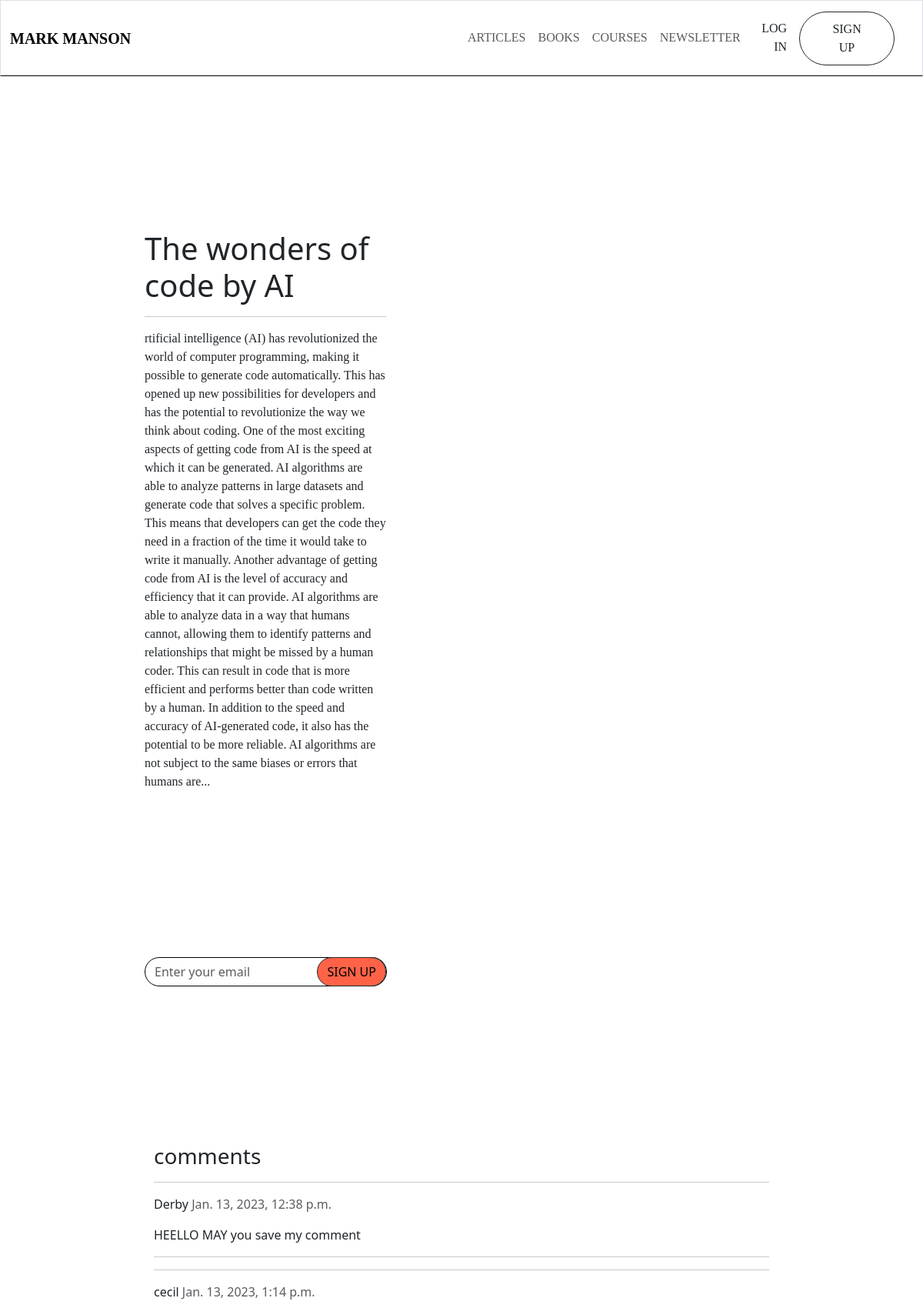
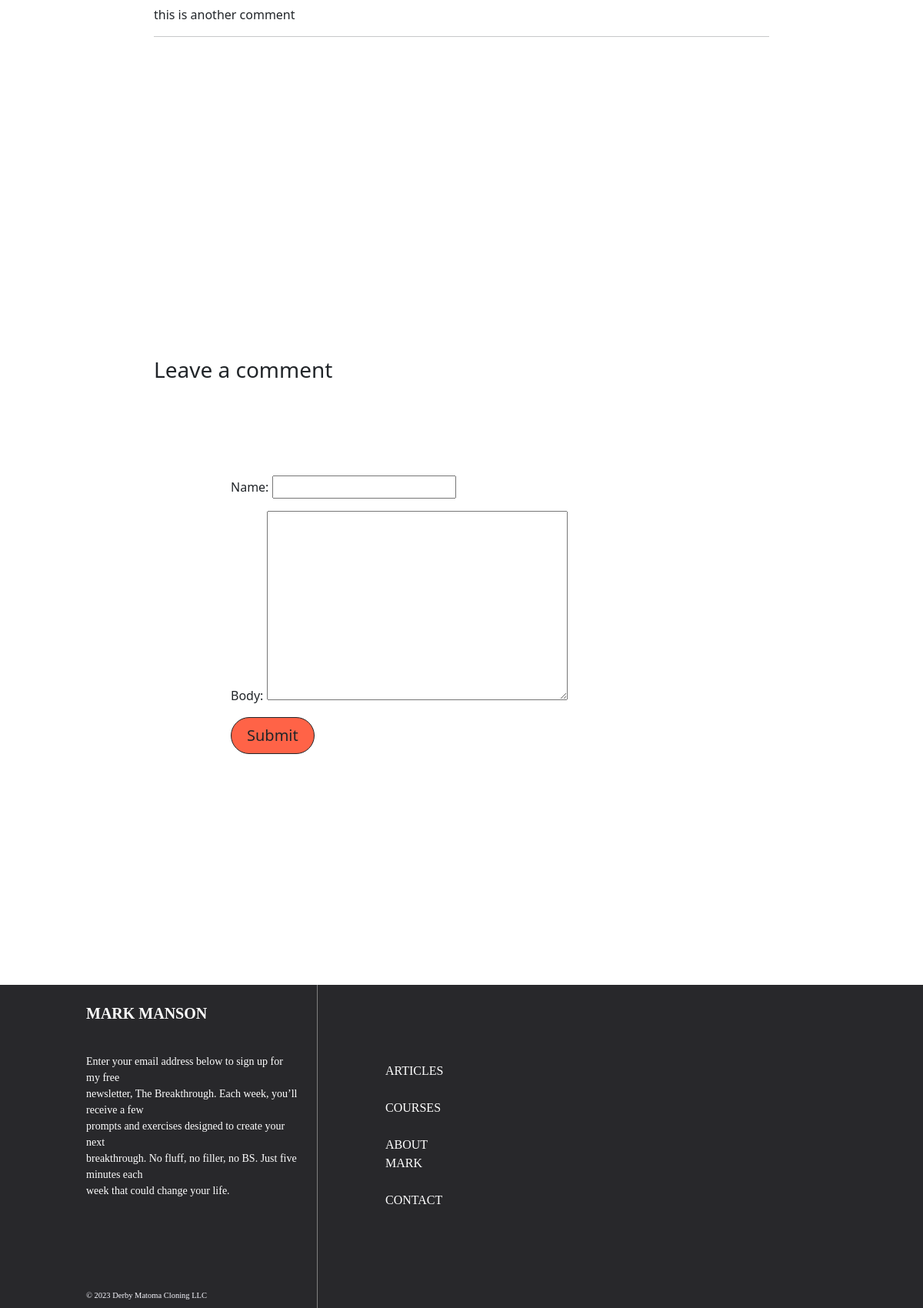
Screenshot of /blog/details/1 (upper part) with the database file from the repository (2 pictures, top to bottom).
### blog/models.py (models this page shows, shortened)
class Article(models.Model):
    writer = models.CharField(max_length=400)
    title = models. CharField(max_length= 200)
    blog_post = models.TextField(max_length=1200)
    date_pub = models.DateTimeField('date published')

class Comment(models.Model):
    post= models.ForeignKey(Article, on_delete = models.CASCADE, related_name = 'comments',null = True)
    name = models.CharField(max_length=60)
    date_posted = models.DateTimeField( auto_now_add = True)
    body = models.TextField(max_length=400,null = True)
    class Meta:
        ordering = ['date_posted']

### blog/views.py (the view)
# urls.py: path('blog/details/<int:id>', views.details, name = 'details'),
def details(request,id):
    my_articles = Article.objects.get(id=id)
    comments = my_articles.comments.all()
    new_comment = None
    if request.method == 'POST':
        comment_form = CommentForm(data = request.POST)
        if comment_form.is_valid():
            new_comment = comment_form.save(commit = False)
            new_comment.my_articles = my_articles
            new_comment.save()
    else:
        comment_form = CommentForm()
    template = loader.get_template("blog/details.html")
    context ={
        "my_articles": my_articles,
        'comments': comments,
        'new_comment': new_comment,
        'comment_form': comment_form,
    }
    return HttpResponse(template.render(context, request))

### blog/forms.py
class CommentForm(forms.ModelForm):
	class Meta:
		model = Comment
		fields =('name','body')

### blog/templates/blog/details.html (shortened to what this page needs)
{%extends 'blog/base.html'%}
{%block content%}
<div class ="row">
  <div class="col-7" style="padding: 200px;">
    <h1 style = "font-size: 80, font-family: Montserrat">{{my_articles.title}}</h1>
    <hr>
    <p style =" font-size: 20; font-family: Source Serif Pro">{{my_articles.blog_post}}</p>
 </div>
 <div class ="col-5">
 </div>
</div>
<div class='row'>
<div class="col-7 justify-content-center" style="padding-left: 200px; padding-right: 200px;">
  <div class="input-group input-group-m-3">
    <input type="email" class="form-control rounded-pill mb-1" id="exampleInputEmail1" aria-describedby="emailHelp" placeholder="Enter your email" style ="border: 1px solid black">
    <div class="input-group-append">
      <button type="submit" class="btn btn-outline-dark rounded-pill input-group-append" style="color: black; background:tomato ; position: absolute; right: 0;">SIGN UP</button>
    </div>
  </div>
</div>
<div class ="col-5">
</div>
</div>
        <div class="comments" style="padding: 200px;">
          <h3> comments</h3>
          {% for comment in comments %}
          <p class="font-weight-bold">
            <hr>
            {{ comment.name }}
            <span class=" text-muted font-weight-normal">
              {{ comment.date_posted }}
            </span>
          </p>
          {{ comment.body | linebreaks }}
          <hr>
        {% endfor %}
      </div>
    <div class="form-group" style="padding: 200px;">
    <div class="card-body" >
        {% if new_comment %}
        <div class="alert alert-success" role="alert">
          Your comment is awaiting moderation
        </div>
        {% else %}
        <h3>Leave a comment</h3>
        <form method="POST" style="margin-top: 1.3em;
        padding: 100px;">
          {{ comment_form.as_p }}
          <button type="submit" class="btn btn-outline-dark  btn-lg rounded-pill" style="padding-left:20px;padding-right: 20px; background-color:tomato">Submit</button>
        </form>
        {% endif %}
      </div>
    </div>
{% endblock %}

### blog/templates/blog/base.html (shortened to what this page needs)
{% load static %}
<!DOCTYPE html>
<html>
<head>
    <link rel="stylesheet" type="text/css" href= 'static/basestyling.css'>
    <link href="https://cdn.jsdelivr.net/npm/bootstrap@5.3.0-alpha1/dist/css/bootstrap.min.css" rel="stylesheet">
</head>
<body>
	<header>
    <nav class="navbar navbar-expand-lg bg-transparent border" style ="border-bottom: 1.5px solid black !important;">
      <div class="container-fluid" style ="font-family:Montserrat">
        <div class="row align-items-center w-100">
          <div class="col-6">
            <a class="navbar-brand" href="/"><strong>MARK MANSON</strong></a>
          </div>
          <div class="col-6 text-end">
            <div class="collapse navbar-collapse" id="navbarSupportedContent">
              <ul class="navbar-nav me-auto mb-2 mb-lg-0">
                <li class="nav-item">
                  <a class="nav-link" href="/blog/">ARTICLES</a>
                </li>
                <li class="nav-item">
                  <a class="nav-link" href="/about">BOOKS</a>
                </li>
                <li class="nav-item">
                  <a class="nav-link" href="/about">COURSES</a>
                </li>
                <li class="nav-item">
                  <a class="nav-link" href="/register">NEWSLETTER</a>
                </li>
              </ul>
              <div class="d-flex justify-content-end align-items-center">
                <a class="nav-link m-3" href="/signin">LOG IN</a>
                <a href="/register" class="btn btn-outline-dark rounded-pill" style="padding: 10px 40px;">SIGN UP</a>
              </div>
            </div>
          </div>
        </div>
      </div>
    </nav>
</header>
	{% block content%}
	{%endblock %}
  <footer>
    <div class="container-fluid  " style="background-color:#28282B;">
      <div class="row justify-content-left">
        <div class="col-md-4">
          <p class="display-6 fw-bold" style="padding-top: 25px;
            font-size: 20px;
            color: white;
            padding-left: 100px; font-family: Montserrat">MARK MANSON</p>
            <br>
                <p style="font-size: 14px;
                color: white;
                padding-left: 100px;
                font-family:Source Serif Pro;
                ">Enter your email address below to sign up for my free <br>newsletter, The Breakthrough. Each week, you’ll receive a few <br> prompts and exercises designed to create your next<br> breakthrough. No fluff, no filler, no BS. Just five minutes each<br> week that could change your life.</p>
                <p style="color: ghostwhite;
                padding: 100px; font-family: Source Serif Pro; font-size:12px"> <small>&copy 2023 Derby Matoma Cloning LLC</small></p>
        </div>
        <div class="col-md-8" style ="font-family: Montserrat">
              <div class="vertical-line" style="border-left: 0.02px solid grey;height: 100%;">
                <div class="row">
                  <div class="col-md-3" style="color: white; padding: 100px;">
                      <p>
                          ARTICLES<br><br>
                          COURSES<br><br>
                          ABOUT MARK<br><br>
                          CONTACT
                      </p>
                  </div>
                  <div class="col-md-9" style="color: white; padding: 100px;">
                  </div>
              </div>
            </div>
        </div>
    </div>
</footer>
</body>
</html>

### blog/static/basestyling.css (style rules this page uses)
nav { border-bottom: 1.5px solid black !important; }
a.nav-link { text-decoration: none !important; border-bottom: 1px solid transparent !important; transition: border-bottom 0.3s !important; }

### rows the page displays
Article: title "The wonders of code by AI", blog_post "rtificial intelligence (AI) has revolutionized the world of computer programming, making it possible to generate code automatically. This has opened up new possibilities for developers and has the potential to revolutionize the way we think about coding. One of the most exciting aspects of getting code from AI is the speed at which it can be generated. AI algorithms are able to analyze patterns in large datasets and generate code that solves a specific problem. This means that developers can get the code they need in a fraction of the time it would take to write it manually. Another advantage of getting code from AI is the level of accuracy and efficiency that it can provide. AI algorithms…"
Comment: name "Derby", date_posted "Jan. 13, 2023, 12:38 p.m.", body "HEELLO MAY you save my comment"
Comment: name "cecil", date_posted "Jan. 13, 2023, 1:14 p.m.", body "this is another comment"
